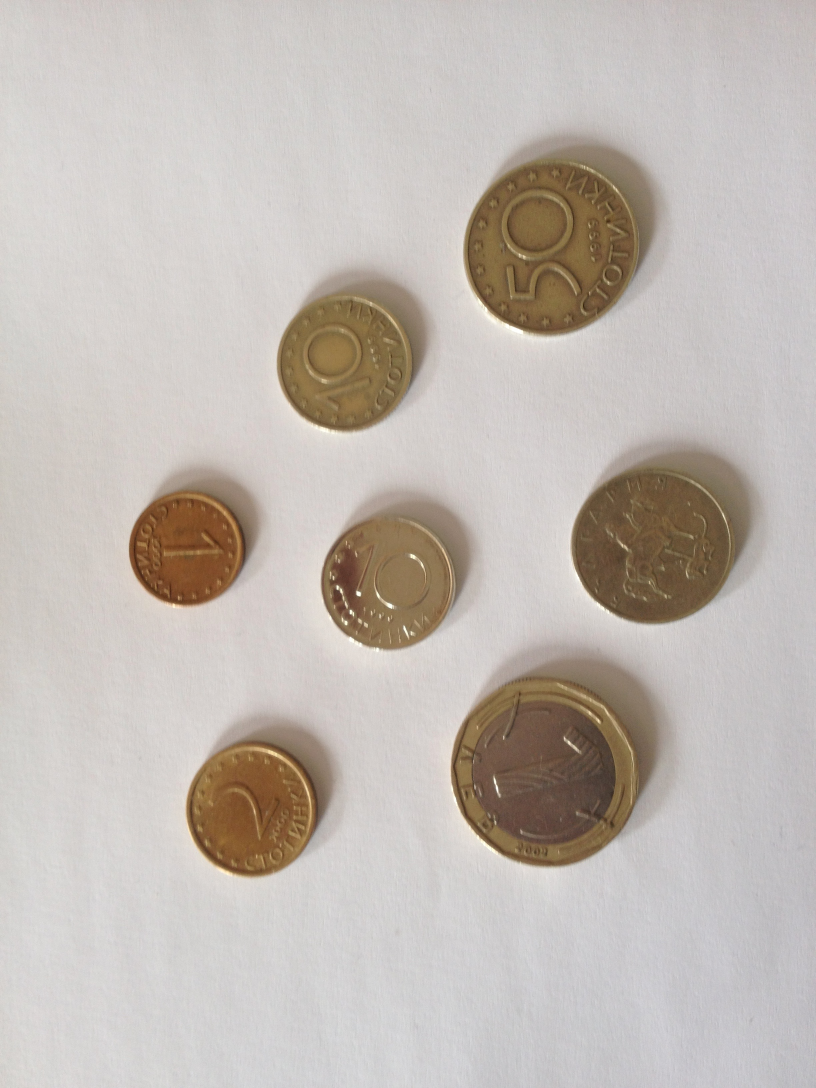
#> input picture images/stotinki_bg4.jpg, 2448 x 3264 px (shown at 1/3 size)
$ python thresholding_otsu_adaptive.py
#> lines starting #> are read from the running program, lines starting #| are printed output that depends on the picture; after the words box and inside, x2 and y2 are one past the last pixel; in counts of white or black regions, pixels touching at a corner belong together
import cv2
import imutils


image = cv2.imread('images/stotinki_bg4.jpg')
#> image is the input picture: shape (3264, 2448, 3); mean B, G, R 179.5, 185.8, 193.4
gray = cv2.cvtColor(image, cv2.COLOR_BGR2GRAY)
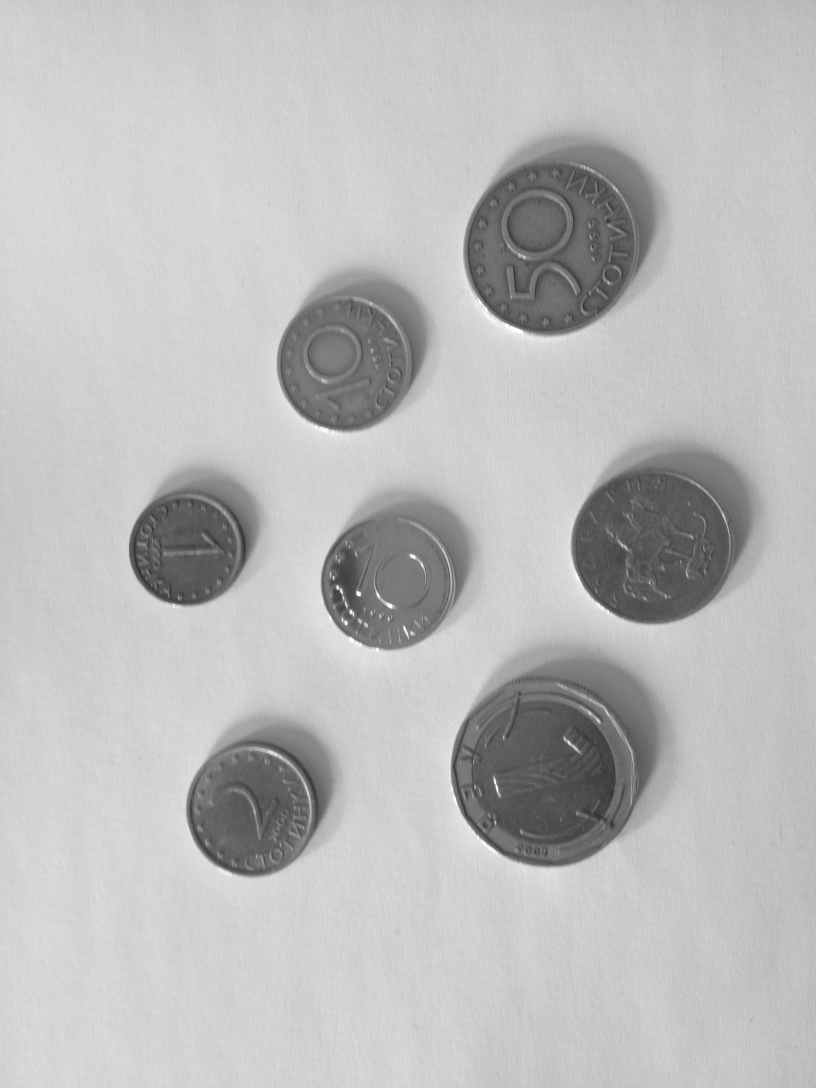
#> gray: shape (3264, 2448) (shown at 1/3 size); min 18, max 255, mean 187.3
blurred = cv2.GaussianBlur(gray, (3, 3), 0)

T, thresh_otsu = cv2.threshold(blurred, 0, 255, cv2.THRESH_BINARY | cv2.THRESH_OTSU)
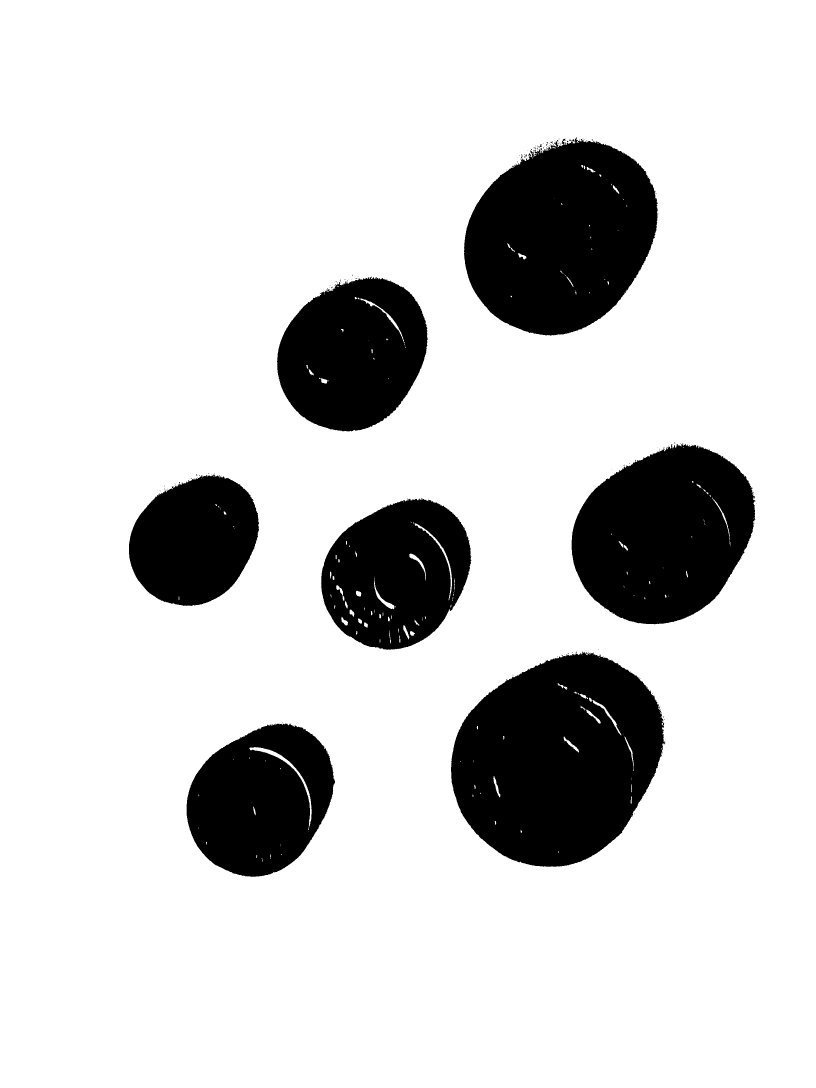
#> thresh_otsu: shape (3264, 2448) (shown at 1/3 size); 83.1% white; 150 black regions (137 under 20 px), largest, box (x1, y1, x2, y2) and area: (1353, 1956, 1996, 2600) 304048, (1392, 412, 1974, 1007) 255069, (1715, 1329, 2266, 1873) 220377
#> T = 154
thresh_adaptive = cv2.adaptiveThreshold(blurred, 255, cv2.ADAPTIVE_THRESH_MEAN_C, cv2.THRESH_BINARY, 25, 15)
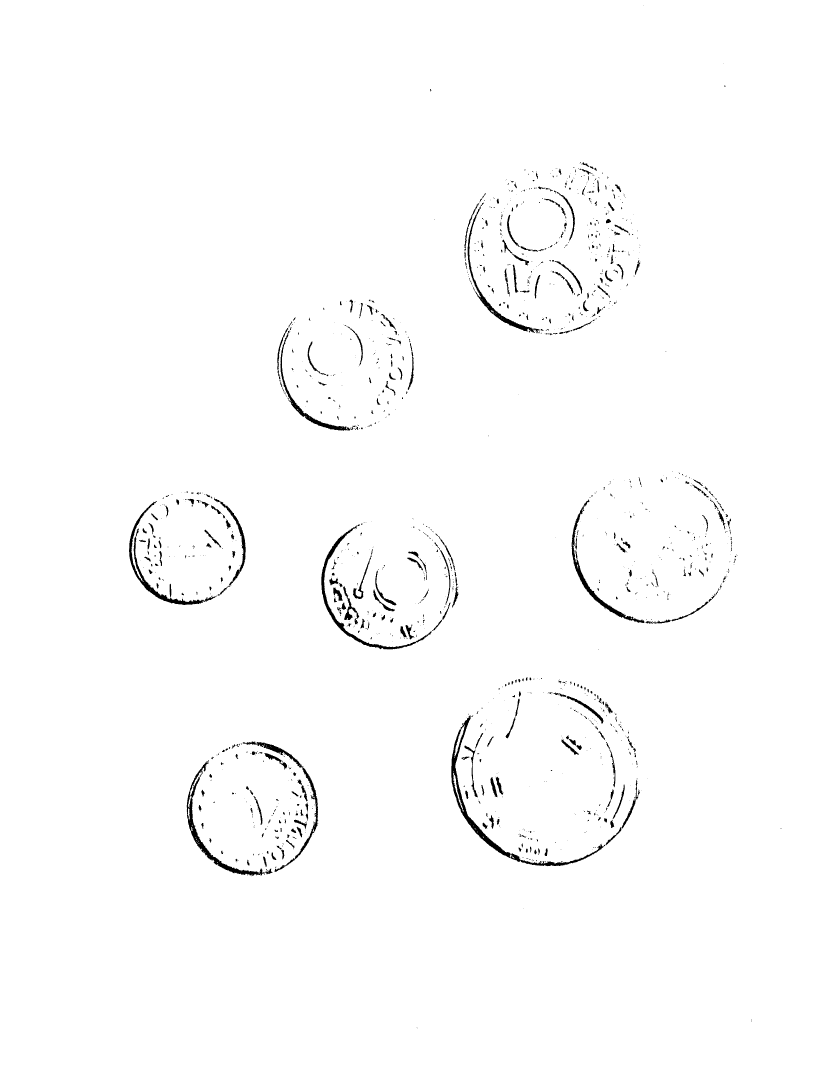
#> thresh_adaptive: shape (3264, 2448) (shown at 1/3 size); 98.8% white; 1478 black regions (1056 under 20 px), largest, box (x1, y1, x2, y2) and area: (1354, 2145, 1815, 2599) 8918, (560, 2281, 818, 2629) 6146, (964, 1573, 1295, 1948) 5466

image = imutils.resize(image, width=300)
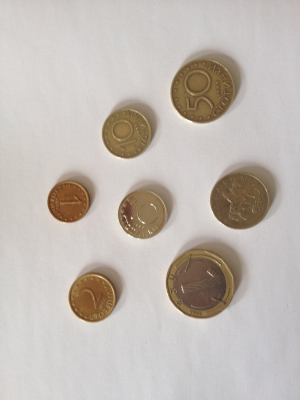
#> image: shape (400, 300, 3); mean B, G, R 179.5, 185.8, 193.4
thresh_otsu = imutils.resize(thresh_otsu, width=300)
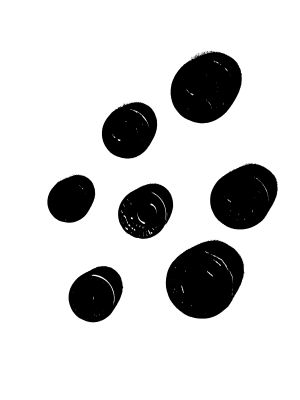
#> thresh_otsu: shape (400, 300); min 0, max 255, mean 212
thresh_adaptive = imutils.resize(thresh_adaptive, width=300)
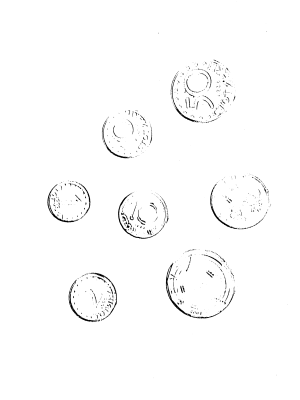
#> thresh_adaptive: shape (400, 300); min 0, max 255, mean 251.9

cv2.imshow('Original', image)
cv2.imshow('Threshold Otsu\'s ({})'.format(T), thresh_otsu)
cv2.imshow('Threshold Adaptive', thresh_adaptive)
cv2.waitKey(0)
